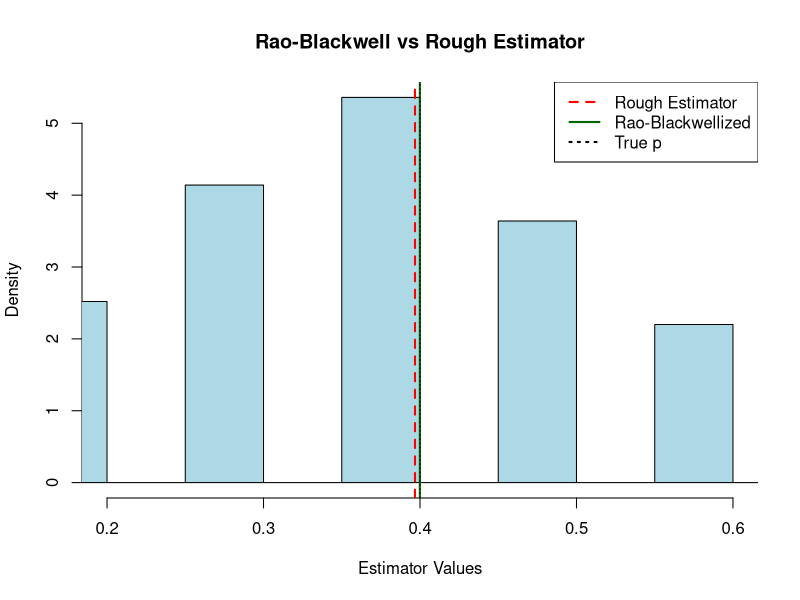

R code for this plot:
# Rao-Blackwell Theorem – Improved R Example (Estimating Mean of Bernoulli)

set.seed(202)

# Simulate Bernoulli sample
n <- 100000
p <- 0.4
X <- rbinom(n, 1, p)

# Rough estimator: mean of 10 randomly chosen elements from the sample
rough_estimator <- function(data, reps = 1000) {
  replicate(reps, mean(sample(data, 10, replace = FALSE)))
}

# Generate rough estimates
rough_vals <- rough_estimator(X)

# Rao-Blackwellized estimator: conditional expectation of rough given sufficient statistic
# For Bernoulli, sufficient statistic is the full sample mean
suff_stat <- mean(X)  # unbiased and sufficient

# The Rao-Blackwellized version of the rough estimator is just the sample mean itself
rb_vals <- rep(suff_stat, length(rough_vals))

# Compare variances and biases
rough_var <- var(rough_vals)
rb_var <- var(rb_vals)
rough_bias <- mean(rough_vals) - p
rb_bias <- mean(rb_vals) - p

cat("\nRough Estimator:   Mean =", mean(rough_vals), ", Var =", rough_var, ", Bias =", rough_bias, "\n")
cat("Rao-Blackwellized: Mean =", mean(rb_vals), ", Var =", rb_var, ", Bias =", rb_bias, "\n")

# Plot comparison
hist(rough_vals, breaks = 30, col = 'lightblue', main = "Rao-Blackwell vs Rough Estimator",
     xlab = "Estimator Values", xlim = c(0.2, 0.6), probability = TRUE)
abline(v = mean(rough_vals), col = 'red', lwd = 2, lty = 2)
abline(v = mean(rb_vals), col = 'darkgreen', lwd = 2, lty = 1)
abline(v = p, col = 'black', lty = 3)
legend("topright", legend = c("Rough Estimator", "Rao-Blackwellized", "True p"),
       col = c("red", "darkgreen", "black"), lwd = 2, lty = c(2, 1, 3))